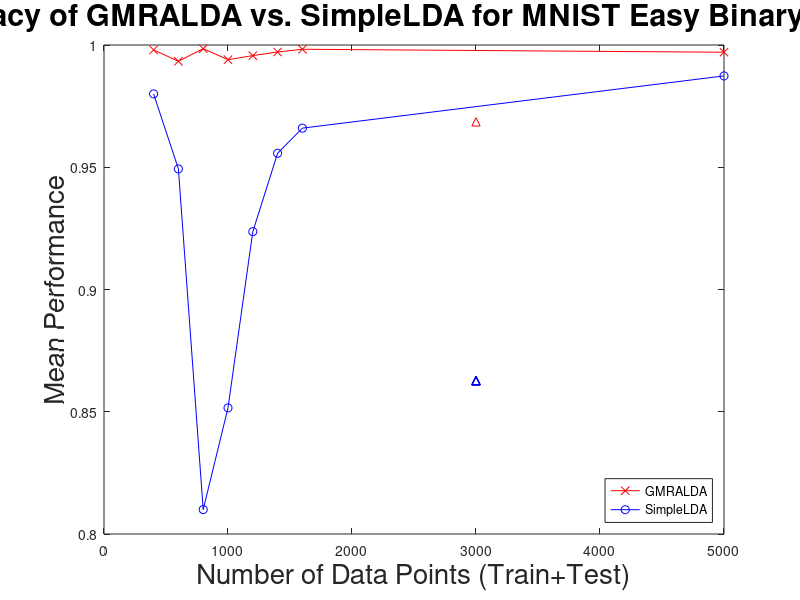

MATLAB code to generate this figure:
clear all;
close all;
clc

%70K: 60K + 10K (Hard Binary Classification Problem)

ACC_GMRALDA_70K =[0.9678 0.9714 0.9678 0.9665 0.9693];
ACC_LDA_70K  = [0.8627 0.8627 0.8627 0.8627 0.8627];


%5K: Train2.5K Test2.5K (Easy Binary)

ACC_GMRALDA_5K =[ 0.9948 0.9980	0.9972	0.9984	0.9968];
ACC_LDA_5K =[0.9852 0.9836	0.9884  0.9924  0.9872];

Y1(1) = mean(ACC_GMRALDA_5K);
Y2(1) = mean(ACC_LDA_5K);

%1.6K: Train0.8K Test0.8K (Easy Binary)

ACC_GMRALDA_1600 =[ 0.9975 1	0.9975	0.9975	0.9988 ];
ACC_LDA_1600 =	 [0.9625 0.9762	0.9675  0.9575  0.9663 ];
Y1(2) = mean(ACC_GMRALDA_1600);
Y2(2) = mean(ACC_LDA_1600);

%1.4K: Train0.7K Test0.7K (Easy Binary)

ACC_GMRALDA_1400 = [ 0.9971 0.9971 0.9943 0.9986 0.9986];
ACC_LDA_1400 = [0.9557 0.9600 0.9429 0.9600 0.9600];
Y1(3) = mean(ACC_GMRALDA_1400);
Y2(3) = mean(ACC_LDA_1400);

%1.2K: Train0.6K Test0.6K (Easy Binary)

ACC_GMRALDA_1200 = [0.9917 1 0.9950	0.9933 0.9983];
ACC_LDA_1200 = [0.9133 0.9133 0.9600 0.900 0.9317];
Y1(4) = mean(ACC_GMRALDA_1200);
Y2(4) = mean(ACC_LDA_1200);

%1.0K: Train0.5K Test0.5K (Easy Binary)

ACC_GMRALDA_1000 = [ 0.9960	0.9940 0.9980 0.9940 0.9880];
ACC_LDA_1000 = [0.8720  0.8120 0.8960 0.8300 0.8480 ];
Y1(5) = mean(ACC_GMRALDA_1000);
Y2(5) = mean(ACC_LDA_1000);

%0.8K: Train0.4K Test0.4K (Easy Binary)

ACC_GMRALDA_800 = [ 1	 0.9975 0.9975 1      0.9975	];
ACC_LDA_800 = [ 0.7875	 0.8075 0.7725 0.8525 0.8300	];
Y1(6) = mean(ACC_GMRALDA_800);
Y2(6) = mean(ACC_LDA_800);

%0.6K: Train0.3K Test0.3K (Easy Binary)

ACC_GMRALDA_600 = [ 0.9867	0.9967 1 0.9900  0.9933];
ACC_LDA_600 = [ 0.9633  0.9633 0.9167 0.9400 0.9633 ];
Y1(7) = mean(ACC_GMRALDA_600);
Y2(7) = mean(ACC_LDA_600);

%0.4K: Train0.2K Test0.2K (Easy Binary)

ACC_GMRALDA_400 = [ 0.9950	 0.9950 1      1      1];
ACC_LDA_400 = [	 0.9850	 0.9850 0.9750 0.9850 0.9700 ];
Y1(8) = mean(ACC_GMRALDA_400);
Y2(8) = mean(ACC_LDA_400);

% Plot of the mean of the performance
figure;
X = [5000 1600 1400 1200 1000 800 600 400];
plot(X, Y1, 'rx-');
hold on;
plot(X, Y2, 'bo-'); 
hold on;
plot(3000, mean(ACC_GMRALDA_70K), 'r^');
hold on;
plot(3000, ACC_LDA_70K, 'b^');
title('Mean Accuracy of GMRALDA vs. SimpleLDA for MNIST Easy Binary Classification', 'FontSize', 22);
legend('GMRALDA', 'SimpleLDA', 'location', 'SouthEast');
xlabel('Number of Data Points (Train+Test)', 'FontSize', 20)
ylabel('Mean Performance', 'FontSize', 20)
% text(4000, 0.9, 'TrainDataSize:TestDataSize = 1:1')
% text(4000, 0.88, 'The triangle marker represents the performance on the hard binary classification with 60K train data and 10K test data');

% Boxplot
% X = [ACC_GMRALDA_70K'; ACC_GMRALDA_5K'; ACC_GMRALDA_1600'; ACC_GMRALDA_800'; ACC_GMRALDA_400' ];
% Y = [ACC_LDA_70K'; ACC_LDA_5K'; ACC_LDA_1600'; ACC_LDA_800'; ACC_LDA_400' ];
% ACTid = [1 1 1 1 1 2 2 2 2 2 3 3 3 3 3 4 4 4 4 4 5 5 5 5 5]';
% 
% xylabel = repmat('GL',25,1);
% boxplot([X; Y], {repmat(ACTid,2,1), xylabel(:)} ,'factorgap',10)

% Boxplot example 
% Y     = rand(1000,1);
% X     = Y-rand(1000,1);
% ACTid = randi(6,1000,1);
% 
% xylabel = repmat('xy',1000,1);
% boxplot([X; Y], {repmat(ACTid,2,1), xylabel(:)} ,'factorgap',10)